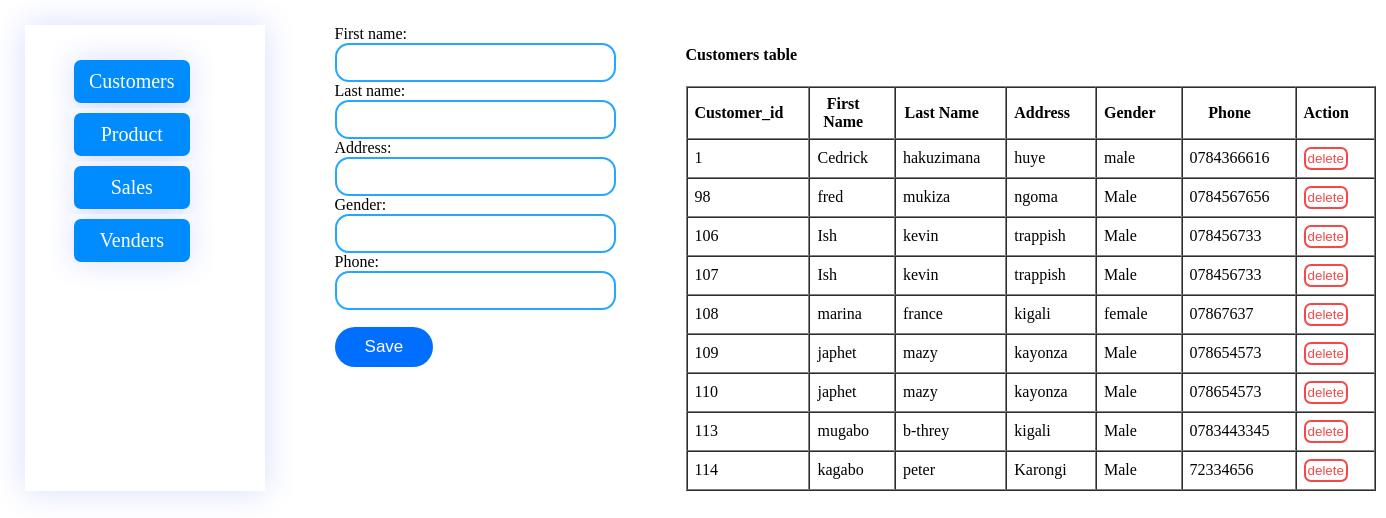
The page /customers.php on the database its author committed.
### tables this page shows
CREATE TABLE `customers` (
  `customer_id` int(11) NOT NULL,
  `c_fname` varchar(20) NOT NULL,
  `c_lname` varchar(20) NOT NULL,
  `c_address` varchar(20) NOT NULL,
  `c_gender` varchar(10) NOT NULL,
  `c_phone` varchar(20) NOT NULL
);

### customers.php (the view, shortened to what this page needs)
<!DOCTYPE html>
<html lang="en">
<head>
</head>
<body style="margin: 25px;">
    <section class="register">
        <div class="relations">
            <ul>
                <li><a href="customers.php">Customers</a></li>
                <li><a href="product.php">Product</a></li>
                <li><a href="sales.php">Sales</a></li>
                <li><a href="venders.php">Venders</a></li>
            </ul>
        </div>
        <div class="form">
            <form action="customers.php" method="post">
                <label for="">First name:<br><input type="text" size="30" class="entry" name="firstName"></label><br>
                <label for="">Last name:<br><input type="text" size="30" class="entry" name="lastName"></label><br>
                <label for="">Address:<br><input type="text" size="30" class="entry" name="address"></label><br>
                <label for="">Gender:<br><input type="text" size="30" class="entry" name="gender"></label><br>
                <label for="">Phone:<br><input type="text" size="30" class="entry" name="phone"></label><br>
                <input type="submit" value="Save" class="save" name="save">
            </form>
        </div>
        <div class="table">
            <h4>Customers table</h4>
                    <table border="1" cellpadding="7" cellspacing="0">
                            <tr>
                                <th>Customer_id</th>
                                <th>First Name</th>
                                <th>Last Name</th>
                                <th>Address</th>
                                <th>Gender</th>
                                <th>Phone</th>
                                <th>Action</th>
                            </tr>
                           <?php
                           $connect=mysqli_connect("localhost","root","","new");
                           $qeury=mysqli_query($connect,"select * from customers");
                           while($data=mysqli_fetch_array($qeury))
                           {
                          ?>
                            <tr>
                            <td><?php echo $data['customer_id']?></td>
                            <td><?php echo $data['c_fname']?></td>
                            <td><?php echo $data['c_lname']?></td>
                            <td><?php echo $data['c_address']?></td>
                            <td><?php echo $data['c_gender']?></td>
                            <td><?php echo $data['c_phone']?></td>
                            <td> <a href="customers.php?id=<?php echo $data["customer_id"]  ?>" ><button type="button" name="delete" class="btn btn-outline-danger btn-sm">delete</button> </a></td>
                        </tr>
                          <?php } ?>
                    </table>
        </div>
    </section>
</body>
</html>

### customers.php (style rules this page uses)
.register { display: inline-flex; }
.relations { margin-left: 0; margin-top: 0; margin-bottom: 0; margin-right: 70px; padding-left: 4px; padding-right: 70px; padding-top: 14px; padding-bottom: 50px; background-color: white; box-shadow: 0 0 30px 0px rgba(57, 86, 247, 0.2); box-sizing: border-box; }
.relations ul li { background-color: white; display: block; padding: 5px; }
.relations ul li a { text-decoration: none; text-align: center; border-radius: 7px; padding: 10px; padding-right: 15px; padding-left: 15px; color: white; font-size: 20px; display: block; background-color: rgb(0, 140, 255); box-shadow: 0 0 30px 0px rgba(57, 86, 247, 0.2); box-sizing: border-box; }
.form { padding-right: 70px; }
.entry { padding: 10px; border: 2px solid rgb(36, 167, 255); border-radius: 14px; }
.save { border: none; font-size: 17px; background-color: rgb(0, 110, 255); border-radius: 25px; padding-left: 30px; padding-right: 30px; padding-top: 10px; padding-bottom: 10px; color: white; margin-top: 17px; text-align: center; }
tr th,tr td { padding-right: 25px; }
tr button { border: 2px solid rgb(245, 73, 73); background-color: transparent; color:rgb(245, 73, 73) ; text-decoration: none; border-radius: 7px; padding: 2px; }

### rows shown on the page
customers: customer_id "1", c_fname "Cedrick", c_lname "hakuzimana", c_address "huye", c_gender "male", c_phone "0784366616"
customers: customer_id "98", c_fname "fred", c_lname "mukiza", c_address "ngoma", c_gender "Male", c_phone "0784567656"
customers: customer_id "106", c_fname "Ish", c_lname "kevin", c_address "trappish", c_gender "Male", c_phone "078456733"
customers: customer_id "107", c_fname "Ish", c_lname "kevin", c_address "trappish", c_gender "Male", c_phone "078456733"
customers: customer_id "108", c_fname "marina", c_lname "france", c_address "kigali", c_gender "female", c_phone "07867637"
customers: customer_id "109", c_fname "japhet", c_lname "mazy", c_address "kayonza", c_gender "Male", c_phone "078654573"
customers: customer_id "110", c_fname "japhet", c_lname "mazy", c_address "kayonza", c_gender "Male", c_phone "078654573"
customers: customer_id "113", c_fname "mugabo", c_lname "b-threy", c_address "kigali", c_gender "Male", c_phone "0783443345"
customers: customer_id "114", c_fname "kagabo", c_lname "peter", c_address "Karongi", c_gender "Male", c_phone "72334656"
